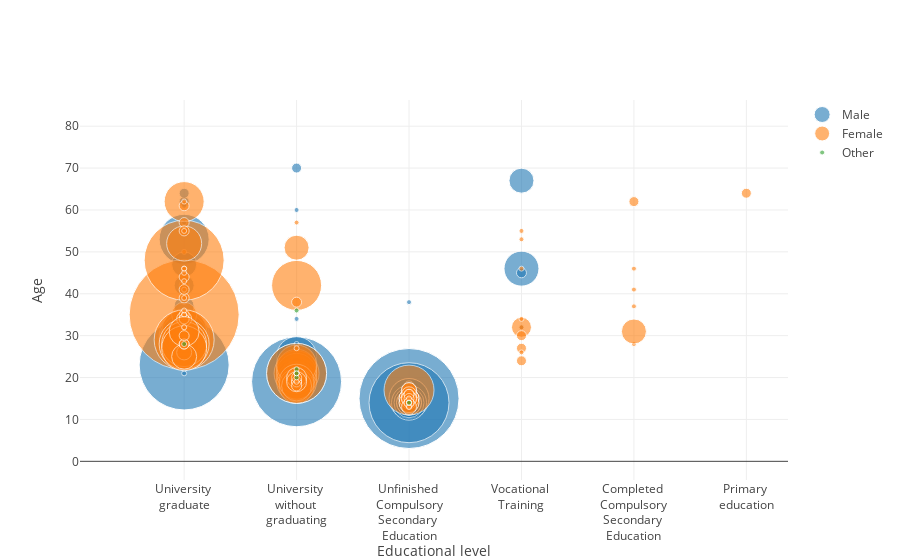

This figure's notebook cell:
### Markdown cell above
# Distribution of educational level by gender and age

### Code cell
fig6 = {
    'data': [
        {
            'x': data_complete_en[data_complete_en['Gender'] == gender]['Educational level'],
            'y': data_complete_en[data_complete_en['Gender'] == gender]['Age'],
            'name': gender,
            'mode': 'markers',
            'marker': dict(
                opacity=np.full((len(data_complete_en.index), 1), 0.6),
                size=(data_complete_en[(data_complete_en['Gender'] == gender)].groupby(
                    ['Educational level'])['Age'].value_counts() * 5)
            ),
            'name': names_gender[gender]
        } for gender in data_complete_en['Gender'].unique()
    ],
    'layout': {
        'xaxis': {
            'title': 'Educational level'},
        'yaxis': {'title': "Age"}

    }
}

iplot(fig6)
plt.show()

### Figure 1 — Plotly figure (JSON) as saved in the notebook; plotly's stock layout.template omitted (floating-point values rounded to 4 significant figures; data arrays with more than 128 entries replaced by an {"elided": "..."} marker saying what was removed)
{"data": [{"marker": {"opacity": {"elided": "767x1 float values"}, "size": [20, 10, 10, 5, 5, 5, 5, 5, 5, 5, 5, 5, 5, 5, 5, 90, 40, 25, 15, 10, 5, 5, 5, 5, 5, 100, 90, 80, 60, 50, 50, 50, 45, 40, 40, 40, 40, 35, 30, 25, 25, 20, 20, 20, 15, 15, 15, 15, 15, 15, 10, 10, 10, 10, 5, 5, 5, 5, 5, 5, 5, 5, 5, 5, 5, 5, 35, 30, 25, 25, 20, 15, 15, 15, 15, 15, 10, 10, 10, 10, 10, 10, 10, 5, 5, 5, 5, 5, 5, 5, 5, 5, 5, 5, 5, 5, 10, 10, 5, 5, 5, 5, 5, 5, 5, 5, 5, 5, 5, 5, 5, 5]}, "mode": "markers", "name": "Male", "type": "scatter", "uid": "fabacbbc-8e4f-474f-a360-6695e9f6670c", "x": {"elided": "358 str values"}, "y": {"elided": "358 int values"}}, {"marker": {"opacity": {"elided": "767x1 float values"}, "size": {"elided": "135 int values"}}, "mode": "markers", "name": "Female", "type": "scatter", "uid": "8898bc6a-256f-4058-a7b9-b51628f355b6", "x": {"elided": "403 str values"}, "y": {"elided": "403 int values"}}, {"marker": {"opacity": {"elided": "767x1 float values"}, "size": [5, 5, 5, 5, 5, 5]}, "mode": "markers", "name": "Other", "type": "scatter", "uid": "f0c8cdf9-537b-4192-86a8-5ba770aec692", "x": ["University <br>without <br>graduating", "University <br>without <br>graduating", "Unfinished <br>Compulsory<br>Secondary <br>Education", "University <br>without <br>graduating", "University <br>without <br>graduating", "University <br>graduate"], "y": [20, 36, 14, 22, 21, 28]}], "layout": {"xaxis": {"title": {"text": "Educational level"}}, "yaxis": {"title": {"text": "Age"}}}}
